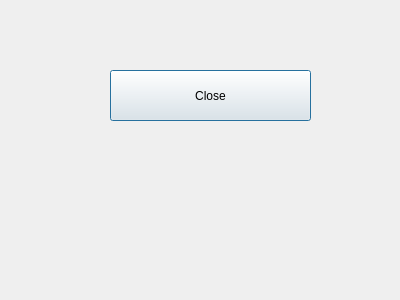
<?xml version="1.0" encoding="UTF-8"?>
<ui version="4.0">
 <class>MyDialog</class>
 <widget class="QDialog" name="MyDialog">
  <property name="geometry">
   <rect>
    <x>0</x>
    <y>0</y>
    <width>400</width>
    <height>300</height>
   </rect>
  </property>
  <property name="windowTitle">
   <string>Dialog</string>
  </property>
  <widget class="QPushButton" name="AlexCloseButton">
   <property name="geometry">
    <rect>
     <x>110</x>
     <y>70</y>
     <width>201</width>
     <height>51</height>
    </rect>
   </property>
   <property name="text">
    <string>Close</string>
   </property>
  </widget>
 </widget>
 <resources/>
 <connections>
  <connection>
   <sender>AlexCloseButton</sender>
   <signal>clicked()</signal>
   <receiver>MyDialog</receiver>
   <slot>close()</slot>
   <hints>
    <hint type="sourcelabel">
     <x>220</x>
     <y>105</y>
    </hint>
    <hint type="destinationlabel">
     <x>338</x>
     <y>140</y>
    </hint>
   </hints>
  </connection>
 </connections>
</ui>
